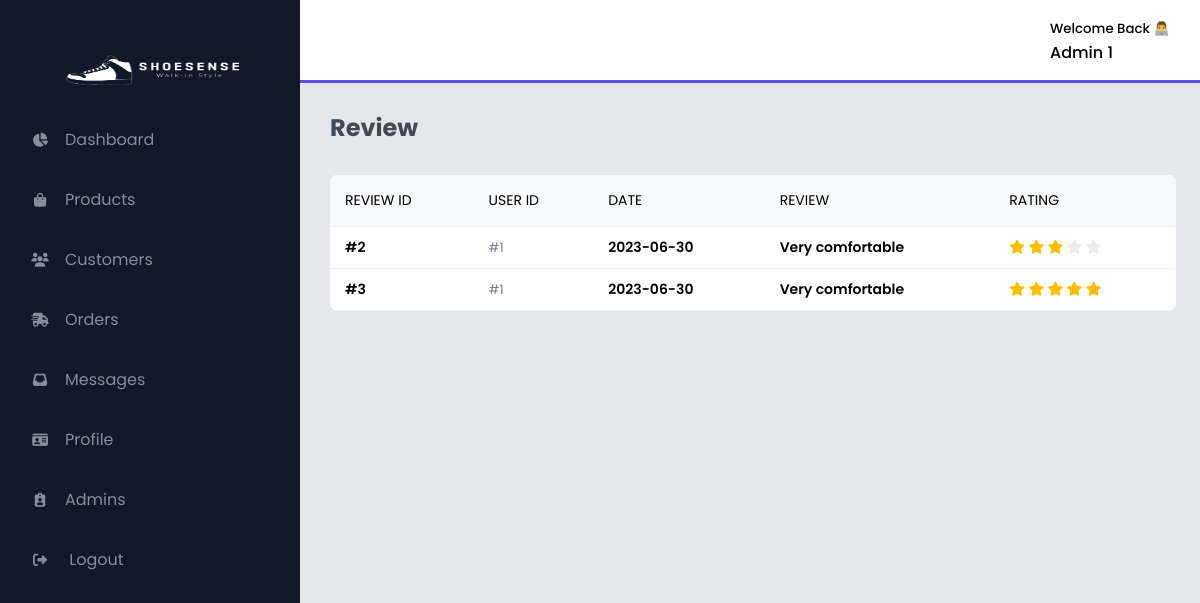
The app's page /admin/reviews.php?get_p_ID=5 (signed in) with its own data.
### tables this page shows
CREATE TABLE `reviews` (
  `review_ID` int(100) NOT NULL,
  `user_id` int(100) NOT NULL,
  `p_id` int(100) NOT NULL,
  `user_name` varchar(255) NOT NULL,
  `review` varchar(255) NOT NULL,
  `rate` int(10) NOT NULL,
  `placed_on` date NOT NULL
);

### admin/reviews.php (the view, shortened to what this page needs)
<?php
include '../components/connect.php';
?>
<!DOCTYPE html>
<html lang="en">
<head>
    <link rel="stylesheet" href="../admin/CSS/admin_style.css">
    <link rel="stylesheet" href="../admin/CSS/manageproducts.css">
    <link rel="stylesheet" href="../admin/CSS/messages.css">
    <link href="https://cdn.jsdelivr.net/npm/remixicon@2.2.0/fonts/remixicon.css" rel="stylesheet">
    <link rel="stylesheet" href="https://cdnjs.cloudflare.com/ajax/libs/font-awesome/6.1.1/css/all.min.css">
</head>
<body>
<?php include 'menu.php';?>
<section id="interface">
    <?php include 'navsection.php';?>
    <h3 class="i-messageheading">Review</h3>
    <div class="board  messages">
        <table width="100%">
            <thead>
            <tr>
                <td>Review ID</td>
                <td>User ID </td>
                <td>Date</td>
                <td>Review</td>
                <td>Rating</td>
            </tr>
            </thead>
            <tbody>
            <?php
                                if(isset($_GET['get_p_ID'])) {
                                $update_id = $_GET['get_p_ID'];
                                $select_reviews = $conn->prepare("SELECT * FROM `reviews` WHERE p_id = ?");
                                $select_reviews->execute([$update_id]);
                                if($select_reviews->rowCount() > 0){
                                while($fetch_reviews = $select_reviews->fetch(PDO::FETCH_ASSOC)){
                            ?>
            <tr>
                <td class="">
                    <h5>#<?= $fetch_reviews['review_ID']; ?></h5>
                </td>
                <td class="">
                    <p>#<?= $fetch_reviews['user_id']; ?></p>
                </td>
                <td>
                    <h5><?= $fetch_reviews['placed_on']; ?></h5>
                </td>
                <td>
                   <h5><?= $fetch_reviews['review']; ?></h5>
                </td>
                <td>
                <?php
                                $rate = $fetch_reviews['rate'];
                                    if ($rate ==1  ){
                                        echo '
                                        <h5>
                                        <i class="fa-solid fa-star" style="color: #ffbf00;"></i>
                                        <i class="fa-solid fa-star" style="color: #ececec;"></i>
                                        <i class="fa-solid fa-star" style="color: #ececec;"></i>
                                        <i class="fa-solid fa-star" style="color: #ececec;"></i>
                                        <i class="fa-solid fa-star" style="color: #ececec;"></i>
                                        </h5> ';
                                    }
                                    elseif ($rate ==3) {
                                        echo '
                                        <h5>
                                        <i class="fa-solid fa-star" style="color: #ffbf00;"></i>
                                        <i class="fa-solid fa-star" style="color: #ffbf00;"></i>
                                        <i class="fa-solid fa-star" style="color: #ffbf00;"></i>
                                        <i class="fa-solid fa-star" style="color: #ececec;"></i>
                                        <i class="fa-solid fa-star" style="color: #ececec;"></i>
                                        </h5> ';
                                    }
                                    else{
                                        echo '
                                        <h5>
                                        <i class="fa-solid fa-star" style="color: #ffbf00;"></i>
                                        <i class="fa-solid fa-star" style="color: #ffbf00;"></i>
                                        <i class="fa-solid fa-star" style="color: #ffbf00;"></i>
                                        <i class="fa-solid fa-star" style="color: #ffbf00;"></i>
                                        <i class="fa-solid fa-star" style="color: #ffbf00;"></i>
                                        </h5> ';
                                    }
                                    ?>
                </td>
            </tr>
                <?php
            }
            }else{
                echo '<h5 class="empty_message">This product has no reviews yet</h4>';
            }
        }
            ?>
            </tbody>
        </table>
</section>
</body>
</html>

### admin/navsection.php (shortened to what this page needs)
<?php
include '../components/connect.php';
?>
<!DOCTYPE html>
<html lang="en">
<head>
    <link rel="stylesheet" href="../admin/CSS/admin_style.css">
    <link rel="stylesheet" href="../admin/CSS/manageproducts.css">
    <link href="https://cdn.jsdelivr.net/npm/remixicon@2.2.0/fonts/remixicon.css" rel="stylesheet">
</head>
<body>
        <div class="navigation">
            <div class="profile">
            <?php
            $select_profile = $conn->prepare("SELECT * FROM `admin` WHERE admin_ID = ?");
            $select_profile->execute([$admin_id]);
            if($select_profile->rowCount() > 0){
            $fetch_profile = $select_profile->fetch(PDO::FETCH_ASSOC);
            ?>
                <p>
                    <small> Welcome Back 👨‍💻 </small><br>
                    <?= $fetch_profile['admin_Name']; ?>
                </p>
            </div>
            <?php
            }
            ?>
        </div>
</body>
</html>

### admin/CSS/admin_style.css (style rules this page uses)
* { margin: 0; padding: 0; box-sizing: border-box; font-family: 'Poppins',sans-serif; }
body { width: 100%; background: #E5E7EB; position: relative; display: flex; }
#interface { width: calc(100% - 300px); margin-left: 300px; position: relative; }
#interface .navigation { display: flex; align-items: center; justify-content: space-between; background: #fff; padding: 15px 30px; border-bottom: 3px solid #594ef7; position: fixed; width: calc(100% - 300px); }
#interface .navigation .profile { display: flex; justify-content: flex-start; align-items: center; }
#interface .navigation .profile p { font-size: 16px; font-weight: 500; }
.board { width: 94%; margin: 50px 0 30px 30px; overflow: auto; background: #fff; border-radius: 8px; }
.board h5 { font-weight: 600; font-size: 14px; }
.board p { font-weight: 400; font-size: 13px; color: #787d8d; }
table { border-collapse: collapse; padding: 4px 16px; }
tr { border-bottom: 1px solid #eef0f3 ; }
thead td { font-size: 14px; text-transform: uppercase; font-weight: 400; background-color: #f9fafb; text-align: start; padding: 15px; }
tbody tr td { padding: 10px 15px ; }

### admin/CSS/messages.css (style rules this page uses)
#interface .i-messageheading { color: #444a53; padding: 30px 30px 0 30px; font-size: 24px; font-weight: 700; margin-top: 10vh; }
#interface .messages { margin-top: 30px; }

### records on screen
reviews: review_ID "2", user "1", placed_on "2023-06-30", review "Very comfortable", rate 3 (drawn)
reviews: review_ID "3", user "1", placed_on "2023-06-30", review "Very comfortable"

### other values on screen
$fetch_profile['admin_Name'] "Admin 1"
